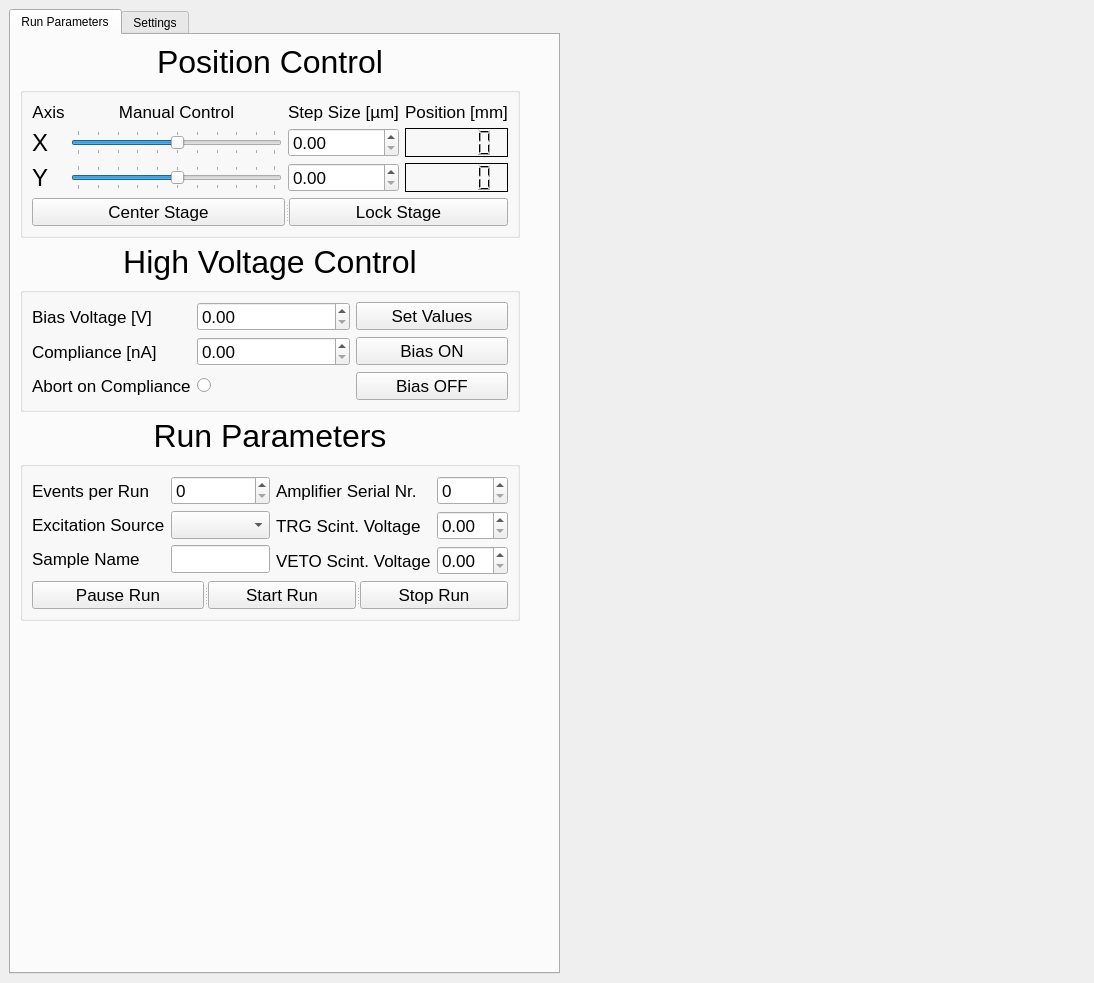
<?xml version="1.0" encoding="UTF-8"?>
<ui version="4.0">
 <class>MainWindow</class>
 <widget class="QMainWindow" name="MainWindow">
  <property name="geometry">
   <rect>
    <x>0</x>
    <y>0</y>
    <width>1094</width>
    <height>983</height>
   </rect>
  </property>
  <property name="windowTitle">
   <string>MainWindow</string>
  </property>
  <widget class="QWidget" name="centralwidget">
   <layout class="QVBoxLayout" name="verticalLayout_4">
    <item>
     <layout class="QHBoxLayout" name="horizontalLayout_2">
      <item>
       <widget class="QTabWidget" name="tabWidget">
        <property name="minimumSize">
         <size>
          <width>550</width>
          <height>0</height>
         </size>
        </property>
        <property name="maximumSize">
         <size>
          <width>551</width>
          <height>16777215</height>
         </size>
        </property>
        <property name="currentIndex">
         <number>0</number>
        </property>
        <widget class="QWidget" name="run_parameters">
         <attribute name="title">
          <string>Run Parameters</string>
         </attribute>
         <layout class="QFormLayout" name="formLayout_6">
          <item row="0" column="0">
           <layout class="QVBoxLayout" name="verticalLayout_3">
            <item>
             <widget class="QLabel" name="label">
              <property name="font">
               <font>
                <pointsize>24</pointsize>
               </font>
              </property>
              <property name="text">
               <string>&lt;html&gt;&lt;head/&gt;&lt;body&gt;&lt;p align=&quot;center&quot;&gt;Position Control&lt;/p&gt;&lt;/body&gt;&lt;/html&gt;</string>
              </property>
             </widget>
            </item>
            <item>
             <widget class="QGroupBox" name="groupBox">
              <property name="maximumSize">
               <size>
                <width>500</width>
                <height>16777215</height>
               </size>
              </property>
              <property name="font">
               <font>
                <pointsize>13</pointsize>
               </font>
              </property>
              <property name="title">
               <string/>
              </property>
              <property name="alignment">
               <set>Qt::AlignCenter</set>
              </property>
              <layout class="QFormLayout" name="formLayout_3">
               <item row="1" column="0" colspan="2">
                <layout class="QVBoxLayout" name="positionControlLayout">
                 <item>
                  <layout class="QGridLayout" name="positionControlLayoutGrid">
                   <property name="horizontalSpacing">
                    <number>-1</number>
                   </property>
                   <item row="2" column="0">
                    <widget class="QLabel" name="label_y">
                     <property name="font">
                      <font>
                       <family>Helvetica</family>
                       <pointsize>18</pointsize>
                      </font>
                     </property>
                     <property name="text">
                      <string>Y</string>
                     </property>
                    </widget>
                   </item>
                   <item row="0" column="3">
                    <widget class="QLabel" name="label_position">
                     <property name="font">
                      <font>
                       <family>Helvetica</family>
                      </font>
                     </property>
                     <property name="text">
                      <string>&lt;html&gt;&lt;head/&gt;&lt;body&gt;&lt;p align=&quot;center&quot;&gt;Position [mm]&lt;/p&gt;&lt;/body&gt;&lt;/html&gt;</string>
                     </property>
                    </widget>
                   </item>
                   <item row="2" column="2">
                    <widget class="QDoubleSpinBox" name="yAxisIncrement">
                     <property name="font">
                      <font>
                       <pointsize>13</pointsize>
                      </font>
                     </property>
                    </widget>
                   </item>
                   <item row="1" column="0">
                    <widget class="QLabel" name="label_x">
                     <property name="font">
                      <font>
                       <family>Helvetica</family>
                       <pointsize>18</pointsize>
                      </font>
                     </property>
                     <property name="text">
                      <string>X</string>
                     </property>
                    </widget>
                   </item>
                   <item row="1" column="1">
                    <widget class="QSlider" name="xAxisSlider">
                     <property name="pageStep">
                      <number>10</number>
                     </property>
                     <property name="value">
                      <number>50</number>
                     </property>
                     <property name="tracking">
                      <bool>true</bool>
                     </property>
                     <property name="orientation">
                      <enum>Qt::Horizontal</enum>
                     </property>
                     <property name="tickPosition">
                      <enum>QSlider::TicksBothSides</enum>
                     </property>
                    </widget>
                   </item>
                   <item row="1" column="2">
                    <widget class="QDoubleSpinBox" name="xAxisIncrement">
                     <property name="font">
                      <font>
                       <pointsize>13</pointsize>
                      </font>
                     </property>
                    </widget>
                   </item>
                   <item row="0" column="2">
                    <widget class="QLabel" name="label_step_size">
                     <property name="font">
                      <font>
                       <family>Helvetica</family>
                      </font>
                     </property>
                     <property name="text">
                      <string>&lt;html&gt;&lt;head/&gt;&lt;body&gt;&lt;p align=&quot;center&quot;&gt;Step Size [µm]&lt;/p&gt;&lt;/body&gt;&lt;/html&gt;</string>
                     </property>
                    </widget>
                   </item>
                   <item row="1" column="3">
                    <widget class="QLCDNumber" name="xAxisPos">
                     <property name="font">
                      <font>
                       <family>Helvetica</family>
                      </font>
                     </property>
                     <property name="autoFillBackground">
                      <bool>false</bool>
                     </property>
                     <property name="frameShadow">
                      <enum>QFrame::Plain</enum>
                     </property>
                     <property name="smallDecimalPoint">
                      <bool>false</bool>
                     </property>
                    </widget>
                   </item>
                   <item row="2" column="3">
                    <widget class="QLCDNumber" name="yAxisPos">
                     <property name="font">
                      <font>
                       <family>Helvetica</family>
                      </font>
                     </property>
                     <property name="autoFillBackground">
                      <bool>false</bool>
                     </property>
                     <property name="frameShadow">
                      <enum>QFrame::Plain</enum>
                     </property>
                     <property name="smallDecimalPoint">
                      <bool>false</bool>
                     </property>
                    </widget>
                   </item>
                   <item row="0" column="0">
                    <widget class="QLabel" name="label_axis">
                     <property name="font">
                      <font>
                       <family>Helvetica</family>
                      </font>
                     </property>
                     <property name="text">
                      <string>&lt;html&gt;&lt;head/&gt;&lt;body&gt;&lt;p align=&quot;center&quot;&gt;Axis&lt;/p&gt;&lt;/body&gt;&lt;/html&gt;</string>
                     </property>
                    </widget>
                   </item>
                   <item row="2" column="1">
                    <widget class="QSlider" name="yAxisSlider">
                     <property name="sliderPosition">
                      <number>50</number>
                     </property>
                     <property name="orientation">
                      <enum>Qt::Horizontal</enum>
                     </property>
                     <property name="tickPosition">
                      <enum>QSlider::TicksBothSides</enum>
                     </property>
                    </widget>
                   </item>
                   <item row="0" column="1">
                    <widget class="QLabel" name="label_manual_slider_control">
                     <property name="font">
                      <font>
                       <family>Helvetica</family>
                      </font>
                     </property>
                     <property name="text">
                      <string>&lt;html&gt;&lt;head/&gt;&lt;body&gt;&lt;p align=&quot;center&quot;&gt;Manual Control&lt;/p&gt;&lt;/body&gt;&lt;/html&gt;</string>
                     </property>
                    </widget>
                   </item>
                  </layout>
                 </item>
                 <item>
                  <widget class="QSplitter" name="splitter_2">
                   <property name="orientation">
                    <enum>Qt::Horizontal</enum>
                   </property>
                   <widget class="QPushButton" name="centerStage">
                    <property name="text">
                     <string>Center Stage</string>
                    </property>
                   </widget>
                   <widget class="QPushButton" name="lockStage">
                    <property name="text">
                     <string>Lock Stage</string>
                    </property>
                   </widget>
                  </widget>
                 </item>
                </layout>
               </item>
              </layout>
             </widget>
            </item>
            <item>
             <widget class="QLabel" name="label_2">
              <property name="font">
               <font>
                <pointsize>24</pointsize>
               </font>
              </property>
              <property name="text">
               <string>&lt;html&gt;&lt;head/&gt;&lt;body&gt;&lt;p align=&quot;center&quot;&gt;High Voltage Control&lt;/p&gt;&lt;/body&gt;&lt;/html&gt;</string>
              </property>
             </widget>
            </item>
            <item>
             <widget class="QGroupBox" name="groupBox_2">
              <property name="maximumSize">
               <size>
                <width>500</width>
                <height>16777215</height>
               </size>
              </property>
              <property name="font">
               <font>
                <pointsize>13</pointsize>
               </font>
              </property>
              <property name="title">
               <string/>
              </property>
              <property name="alignment">
               <set>Qt::AlignCenter</set>
              </property>
              <layout class="QFormLayout" name="formLayout_4">
               <item row="1" column="0" colspan="2">
                <layout class="QVBoxLayout" name="highVoltageControlLayout">
                 <item>
                  <layout class="QGridLayout" name="highVoltageControlLayoutGrid">
                   <item row="1" column="1">
                    <widget class="QDoubleSpinBox" name="complianceCurrent">
                     <property name="font">
                      <font>
                       <pointsize>13</pointsize>
                      </font>
                     </property>
                    </widget>
                   </item>
                   <item row="0" column="1">
                    <widget class="QDoubleSpinBox" name="biasVoltage">
                     <property name="font">
                      <font>
                       <pointsize>13</pointsize>
                      </font>
                     </property>
                    </widget>
                   </item>
                   <item row="0" column="0">
                    <widget class="QLabel" name="label_bias_voltage">
                     <property name="font">
                      <font>
                       <family>Helvetica</family>
                      </font>
                     </property>
                     <property name="text">
                      <string>Bias Voltage [V]</string>
                     </property>
                    </widget>
                   </item>
                   <item row="0" column="2">
                    <widget class="QPushButton" name="setHVValues">
                     <property name="text">
                      <string>Set Values</string>
                     </property>
                    </widget>
                   </item>
                   <item row="1" column="0">
                    <widget class="QLabel" name="label_compliance">
                     <property name="font">
                      <font>
                       <family>Helvetica</family>
                      </font>
                     </property>
                     <property name="text">
                      <string>Compliance [nA]</string>
                     </property>
                    </widget>
                   </item>
                   <item row="2" column="2">
                    <widget class="QPushButton" name="biasOff">
                     <property name="text">
                      <string>Bias OFF</string>
                     </property>
                    </widget>
                   </item>
                   <item row="2" column="1">
                    <widget class="QRadioButton" name="abortOnCompliance">
                     <property name="text">
                      <string/>
                     </property>
                    </widget>
                   </item>
                   <item row="2" column="0">
                    <widget class="QLabel" name="label_abort_on_compliance">
                     <property name="font">
                      <font>
                       <family>Helvetica</family>
                      </font>
                     </property>
                     <property name="text">
                      <string>Abort on Compliance</string>
                     </property>
                    </widget>
                   </item>
                   <item row="1" column="2">
                    <widget class="QPushButton" name="biasOn">
                     <property name="text">
                      <string>Bias ON</string>
                     </property>
                    </widget>
                   </item>
                  </layout>
                 </item>
                </layout>
               </item>
              </layout>
             </widget>
            </item>
            <item>
             <widget class="QLabel" name="label_3">
              <property name="font">
               <font>
                <pointsize>24</pointsize>
               </font>
              </property>
              <property name="text">
               <string>&lt;html&gt;&lt;head/&gt;&lt;body&gt;&lt;p align=&quot;center&quot;&gt;Run Parameters&lt;/p&gt;&lt;/body&gt;&lt;/html&gt;</string>
              </property>
             </widget>
            </item>
            <item>
             <widget class="QGroupBox" name="groupBox_3">
              <property name="maximumSize">
               <size>
                <width>500</width>
                <height>16777215</height>
               </size>
              </property>
              <property name="font">
               <font>
                <pointsize>13</pointsize>
               </font>
              </property>
              <property name="title">
               <string/>
              </property>
              <property name="alignment">
               <set>Qt::AlignCenter</set>
              </property>
              <layout class="QFormLayout" name="formLayout_5">
               <item row="1" column="0" colspan="2">
                <layout class="QVBoxLayout" name="verticalLayout_2">
                 <item>
                  <layout class="QHBoxLayout" name="horizontalLayout">
                   <item>
                    <layout class="QGridLayout" name="gridLayout">
                     <item row="0" column="0">
                      <widget class="QLabel" name="label_events_per_run">
                       <property name="font">
                        <font>
                         <family>Helvetica</family>
                        </font>
                       </property>
                       <property name="text">
                        <string>Events per Run</string>
                       </property>
                      </widget>
                     </item>
                     <item row="0" column="1">
                      <widget class="QSpinBox" name="eventsPerRun">
                       <property name="font">
                        <font>
                         <pointsize>13</pointsize>
                        </font>
                       </property>
                      </widget>
                     </item>
                     <item row="1" column="0">
                      <widget class="QLabel" name="label_excitation_source">
                       <property name="font">
                        <font>
                         <family>Helvetica</family>
                        </font>
                       </property>
                       <property name="text">
                        <string>Excitation Source</string>
                       </property>
                      </widget>
                     </item>
                     <item row="1" column="1">
                      <widget class="QComboBox" name="comboBox">
                       <property name="font">
                        <font>
                         <pointsize>13</pointsize>
                        </font>
                       </property>
                      </widget>
                     </item>
                     <item row="2" column="0">
                      <widget class="QLabel" name="label_sample_name">
                       <property name="font">
                        <font>
                         <family>Helvetica</family>
                        </font>
                       </property>
                       <property name="text">
                        <string>Sample Name</string>
                       </property>
                      </widget>
                     </item>
                     <item row="2" column="1">
                      <widget class="QLineEdit" name="sampleName">
                       <property name="enabled">
                        <bool>true</bool>
                       </property>
                       <property name="sizePolicy">
                        <sizepolicy hsizetype="Expanding" vsizetype="Fixed">
                         <horstretch>20</horstretch>
                         <verstretch>0</verstretch>
                        </sizepolicy>
                       </property>
                       <property name="maximumSize">
                        <size>
                         <width>176</width>
                         <height>16777215</height>
                        </size>
                       </property>
                       <property name="font">
                        <font>
                         <pointsize>13</pointsize>
                        </font>
                       </property>
                      </widget>
                     </item>
                    </layout>
                   </item>
                   <item>
                    <layout class="QGridLayout" name="gridLayout_2">
                     <item row="0" column="0">
                      <widget class="QLabel" name="label_amp_serial_number">
                       <property name="font">
                        <font>
                         <family>Helvetica</family>
                        </font>
                       </property>
                       <property name="text">
                        <string>Amplifier Serial Nr.</string>
                       </property>
                      </widget>
                     </item>
                     <item row="0" column="1">
                      <widget class="QSpinBox" name="ampSerialNumber">
                       <property name="font">
                        <font>
                         <pointsize>13</pointsize>
                        </font>
                       </property>
                      </widget>
                     </item>
                     <item row="1" column="0">
                      <widget class="QLabel" name="label_trg_scint_bias">
                       <property name="font">
                        <font>
                         <family>Helvetica</family>
                        </font>
                       </property>
                       <property name="text">
                        <string>TRG Scint. Voltage</string>
                       </property>
                      </widget>
                     </item>
                     <item row="1" column="1">
                      <widget class="QDoubleSpinBox" name="triggerScintVoltage">
                       <property name="font">
                        <font>
                         <pointsize>13</pointsize>
                        </font>
                       </property>
                      </widget>
                     </item>
                     <item row="2" column="0">
                      <widget class="QLabel" name="label_veto_scint_bias">
                       <property name="font">
                        <font>
                         <family>Helvetica</family>
                        </font>
                       </property>
                       <property name="text">
                        <string>VETO Scint. Voltage</string>
                       </property>
                      </widget>
                     </item>
                     <item row="2" column="1">
                      <widget class="QDoubleSpinBox" name="vetoScintVoltage">
                       <property name="font">
                        <font>
                         <pointsize>13</pointsize>
                        </font>
                       </property>
                      </widget>
                     </item>
                    </layout>
                   </item>
                  </layout>
                 </item>
                 <item>
                  <layout class="QVBoxLayout" name="verticalLayout">
                   <item>
                    <widget class="QSplitter" name="splitter">
                     <property name="orientation">
                      <enum>Qt::Horizontal</enum>
                     </property>
                     <widget class="QPushButton" name="pauseRun">
                      <property name="text">
                       <string>Pause Run</string>
                      </property>
                     </widget>
                     <widget class="QPushButton" name="startRun">
                      <property name="text">
                       <string>Start Run</string>
                      </property>
                     </widget>
                     <widget class="QPushButton" name="stopRun">
                      <property name="text">
                       <string>Stop Run</string>
                      </property>
                     </widget>
                    </widget>
                   </item>
                  </layout>
                 </item>
                </layout>
               </item>
              </layout>
             </widget>
            </item>
           </layout>
          </item>
         </layout>
        </widget>
        <widget class="QWidget" name="settings">
         <attribute name="title">
          <string>Settings</string>
         </attribute>
        </widget>
       </widget>
      </item>
      <item>
       <layout class="QVBoxLayout" name="graphsLayout">
        <item>
         <widget class="BiasGraph" name="hvPlot" native="true">
          <property name="minimumSize">
           <size>
            <width>500</width>
            <height>300</height>
           </size>
          </property>
         </widget>
        </item>
        <item>
         <spacer name="verticalSpacer_3">
          <property name="orientation">
           <enum>Qt::Vertical</enum>
          </property>
          <property name="sizeType">
           <enum>QSizePolicy::Fixed</enum>
          </property>
          <property name="sizeHint" stdset="0">
           <size>
            <width>20</width>
            <height>5</height>
           </size>
          </property>
         </spacer>
        </item>
        <item>
         <widget class="SignalWaveforms" name="wfPlot" native="true">
          <property name="minimumSize">
           <size>
            <width>500</width>
            <height>300</height>
           </size>
          </property>
         </widget>
        </item>
        <item>
         <spacer name="verticalSpacer_6">
          <property name="orientation">
           <enum>Qt::Vertical</enum>
          </property>
          <property name="sizeType">
           <enum>QSizePolicy::Fixed</enum>
          </property>
          <property name="sizeHint" stdset="0">
           <size>
            <width>20</width>
            <height>5</height>
           </size>
          </property>
         </spacer>
        </item>
        <item>
         <widget class="SignalHisto" name="signalPlot" native="true">
          <property name="minimumSize">
           <size>
            <width>500</width>
            <height>300</height>
           </size>
          </property>
          <property name="autoFillBackground">
           <bool>true</bool>
          </property>
         </widget>
        </item>
       </layout>
      </item>
     </layout>
    </item>
   </layout>
  </widget>
 </widget>
 <customwidgets>
  <customwidget>
   <class>BiasGraph</class>
   <extends>QWidget</extends>
   <header>graphing</header>
   <container>1</container>
  </customwidget>
  <customwidget>
   <class>SignalHisto</class>
   <extends>QWidget</extends>
   <header>graphing</header>
   <container>1</container>
  </customwidget>
  <customwidget>
   <class>SignalWaveforms</class>
   <extends>QWidget</extends>
   <header>graphing</header>
   <container>1</container>
  </customwidget>
 </customwidgets>
 <resources/>
 <connections>
  <connection>
   <sender>centerStage</sender>
   <signal>clicked()</signal>
   <receiver>MainWindow</receiver>
   <slot>centerStageSlot()</slot>
   <hints>
    <hint type="sourcelabel">
     <x>192</x>
     <y>187</y>
    </hint>
    <hint type="destinationlabel">
     <x>8</x>
     <y>204</y>
    </hint>
   </hints>
  </connection>
  <connection>
   <sender>lockStage</sender>
   <signal>clicked()</signal>
   <receiver>MainWindow</receiver>
   <slot>lockStageSlot()</slot>
   <hints>
    <hint type="sourcelabel">
     <x>379</x>
     <y>196</y>
    </hint>
    <hint type="destinationlabel">
     <x>512</x>
     <y>188</y>
    </hint>
   </hints>
  </connection>
  <connection>
   <sender>setHVValues</sender>
   <signal>clicked()</signal>
   <receiver>MainWindow</receiver>
   <slot>setHVValuesSlot()</slot>
   <hints>
    <hint type="sourcelabel">
     <x>526</x>
     <y>356</y>
    </hint>
    <hint type="destinationlabel">
     <x>515</x>
     <y>286</y>
    </hint>
   </hints>
  </connection>
  <connection>
   <sender>biasOn</sender>
   <signal>clicked()</signal>
   <receiver>MainWindow</receiver>
   <slot>biasOnSlot()</slot>
   <hints>
    <hint type="sourcelabel">
     <x>494</x>
     <y>394</y>
    </hint>
    <hint type="destinationlabel">
     <x>514</x>
     <y>322</y>
    </hint>
   </hints>
  </connection>
  <connection>
   <sender>biasOff</sender>
   <signal>clicked()</signal>
   <receiver>MainWindow</receiver>
   <slot>biasOffSlot()</slot>
   <hints>
    <hint type="sourcelabel">
     <x>523</x>
     <y>430</y>
    </hint>
    <hint type="destinationlabel">
     <x>514</x>
     <y>361</y>
    </hint>
   </hints>
  </connection>
  <connection>
   <sender>startRun</sender>
   <signal>clicked()</signal>
   <receiver>MainWindow</receiver>
   <slot>startRunSlot()</slot>
   <hints>
    <hint type="sourcelabel">
     <x>92</x>
     <y>698</y>
    </hint>
    <hint type="destinationlabel">
     <x>92</x>
     <y>600</y>
    </hint>
   </hints>
  </connection>
  <connection>
   <sender>stopRun</sender>
   <signal>clicked()</signal>
   <receiver>MainWindow</receiver>
   <slot>stopRunSlot()</slot>
   <hints>
    <hint type="sourcelabel">
     <x>300</x>
     <y>698</y>
    </hint>
    <hint type="destinationlabel">
     <x>254</x>
     <y>603</y>
    </hint>
   </hints>
  </connection>
  <connection>
   <sender>pauseRun</sender>
   <signal>clicked()</signal>
   <receiver>MainWindow</receiver>
   <slot>pauseRunSlot()</slot>
   <hints>
    <hint type="sourcelabel">
     <x>474</x>
     <y>698</y>
    </hint>
    <hint type="destinationlabel">
     <x>420</x>
     <y>604</y>
    </hint>
   </hints>
  </connection>
  <connection>
   <sender>xAxisSlider</sender>
   <signal>sliderMoved(int)</signal>
   <receiver>MainWindow</receiver>
   <slot>stageXMoveSlot()</slot>
   <hints>
    <hint type="sourcelabel">
     <x>214</x>
     <y>111</y>
    </hint>
    <hint type="destinationlabel">
     <x>70</x>
     <y>13</y>
    </hint>
   </hints>
  </connection>
  <connection>
   <sender>yAxisSlider</sender>
   <signal>sliderMoved(int)</signal>
   <receiver>MainWindow</receiver>
   <slot>stageYMoveSlot()</slot>
   <hints>
    <hint type="sourcelabel">
     <x>139</x>
     <y>151</y>
    </hint>
    <hint type="destinationlabel">
     <x>26</x>
     <y>45</y>
    </hint>
   </hints>
  </connection>
  <connection>
   <sender>xAxisIncrement</sender>
   <signal>valueChanged(double)</signal>
   <receiver>MainWindow</receiver>
   <slot>stageDxChangeSlot()</slot>
   <hints>
    <hint type="sourcelabel">
     <x>450</x>
     <y>108</y>
    </hint>
    <hint type="destinationlabel">
     <x>379</x>
     <y>21</y>
    </hint>
   </hints>
  </connection>
  <connection>
   <sender>yAxisIncrement</sender>
   <signal>valueChanged(double)</signal>
   <receiver>MainWindow</receiver>
   <slot>stageDyChangeSlot()</slot>
   <hints>
    <hint type="sourcelabel">
     <x>450</x>
     <y>149</y>
    </hint>
    <hint type="destinationlabel">
     <x>420</x>
     <y>42</y>
    </hint>
   </hints>
  </connection>
  <connection>
   <sender>biasVoltage</sender>
   <signal>valueChanged(double)</signal>
   <receiver>MainWindow</receiver>
   <slot>biasVoltageValueChangeSlot()</slot>
   <hints>
    <hint type="sourcelabel">
     <x>281</x>
     <y>358</y>
    </hint>
    <hint type="destinationlabel">
     <x>29</x>
     <y>275</y>
    </hint>
   </hints>
  </connection>
  <connection>
   <sender>complianceCurrent</sender>
   <signal>valueChanged(double)</signal>
   <receiver>MainWindow</receiver>
   <slot>complianceValueChangeSlot()</slot>
   <hints>
    <hint type="sourcelabel">
     <x>235</x>
     <y>396</y>
    </hint>
    <hint type="destinationlabel">
     <x>17</x>
     <y>326</y>
    </hint>
   </hints>
  </connection>
  <connection>
   <sender>abortOnCompliance</sender>
   <signal>toggled(bool)</signal>
   <receiver>MainWindow</receiver>
   <slot>abortOnComplianceSlot()</slot>
   <hints>
    <hint type="sourcelabel">
     <x>222</x>
     <y>430</y>
    </hint>
    <hint type="destinationlabel">
     <x>21</x>
     <y>374</y>
    </hint>
   </hints>
  </connection>
  <connection>
   <sender>eventsPerRun</sender>
   <signal>valueChanged(int)</signal>
   <receiver>MainWindow</receiver>
   <slot>eventsPerRunSelectorSlot()</slot>
   <hints>
    <hint type="sourcelabel">
     <x>315</x>
     <y>566</y>
    </hint>
    <hint type="destinationlabel">
     <x>647</x>
     <y>497</y>
    </hint>
   </hints>
  </connection>
 </connections>
 <slots>
  <slot>centerStageSlot()</slot>
  <slot>lockStageSlot()</slot>
  <slot>setHVValuesSlot()</slot>
  <slot>biasOnSlot()</slot>
  <slot>biasOffSlot()</slot>
  <slot>startRunSlot()</slot>
  <slot>stopRunSlot()</slot>
  <slot>pauseRunSlot()</slot>
  <slot>stageXMoveSlot()</slot>
  <slot>stageYMoveSlot()</slot>
  <slot>stageDxChangeSlot()</slot>
  <slot>stageDyChangeSlot()</slot>
  <slot>biasVoltageValueChangeSlot()</slot>
  <slot>complianceValueChangeSlot()</slot>
  <slot>abortOnComplianceSlot()</slot>
  <slot>eventsPerRunSelectorSlot()</slot>
  <slot>excitationSourceSelectorSlot()</slot>
  <slot>sampleNameSelectorSlot()</slot>
 </slots>
</ui>
